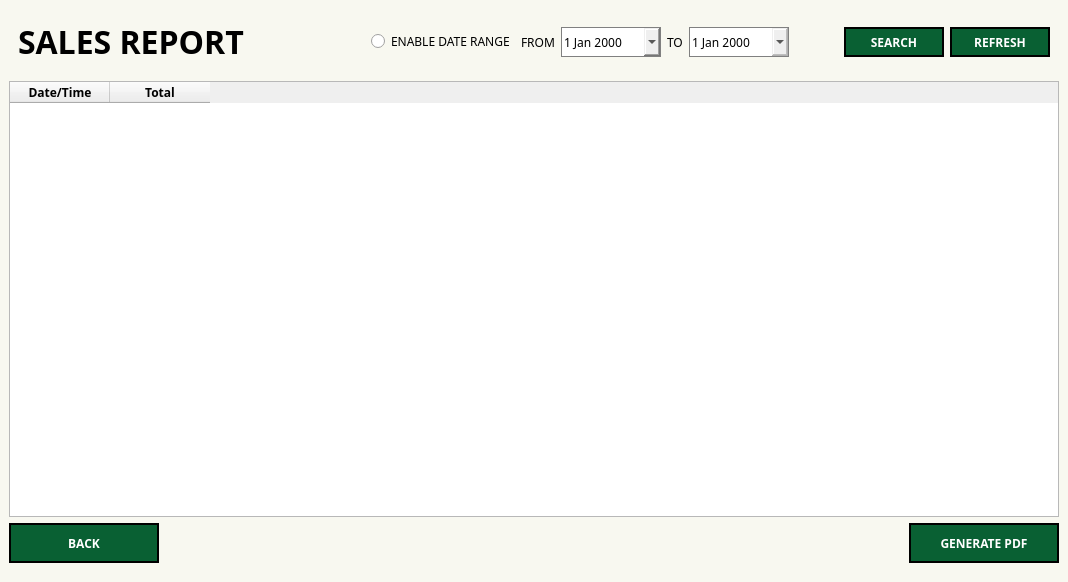
<?xml version="1.0" encoding="UTF-8"?>
<ui version="4.0">
 <class>MainWindow</class>
 <widget class="QMainWindow" name="MainWindow">
  <property name="geometry">
   <rect>
    <x>0</x>
    <y>0</y>
    <width>1068</width>
    <height>582</height>
   </rect>
  </property>
  <property name="windowTitle">
   <string>MainWindow</string>
  </property>
  <widget class="QWidget" name="centralwidget">
   <property name="styleSheet">
    <string notr="true">.QWidget{
background-color: #F8F8F0;
}
.QPushButton{
background-color: #096033;
border: 2px solid;
color: white
}
.QDateEdit{
border : 1px solid gray;
color: black
}
#Sales_Table{
border : 2px solid #ABE27D;
}</string>
   </property>
   <layout class="QHBoxLayout" name="horizontalLayout">
    <property name="leftMargin">
     <number>0</number>
    </property>
    <property name="topMargin">
     <number>0</number>
    </property>
    <property name="rightMargin">
     <number>0</number>
    </property>
    <property name="bottomMargin">
     <number>10</number>
    </property>
    <item>
     <widget class="QWidget" name="widget" native="true">
      <property name="styleSheet">
       <string notr="true">QPushButton {
	background-color: #096033;
	color: white;

}</string>
      </property>
      <layout class="QVBoxLayout" name="verticalLayout_2">
       <item>
        <layout class="QVBoxLayout" name="verticalLayout">
         <item>
          <widget class="QWidget" name="widget_2" native="true">
           <property name="styleSheet">
            <string notr="true">QPushButton {
	background-color: #096033;
	color: white;
}</string>
           </property>
           <layout class="QHBoxLayout" name="horizontalLayout_3">
            <item>
             <widget class="QLabel" name="label">
              <property name="sizePolicy">
               <sizepolicy hsizetype="Fixed" vsizetype="Fixed">
                <horstretch>0</horstretch>
                <verstretch>0</verstretch>
               </sizepolicy>
              </property>
              <property name="font">
               <font>
                <family>DM Sans</family>
                <pointsize>24</pointsize>
                <bold>true</bold>
               </font>
              </property>
              <property name="text">
               <string>SALES REPORT</string>
              </property>
             </widget>
            </item>
            <item>
             <spacer name="horizontalSpacer_3">
              <property name="orientation">
               <enum>Qt::Horizontal</enum>
              </property>
              <property name="sizeType">
               <enum>QSizePolicy::Expanding</enum>
              </property>
              <property name="sizeHint" stdset="0">
               <size>
                <width>40</width>
                <height>20</height>
               </size>
              </property>
             </spacer>
            </item>
            <item>
             <widget class="QWidget" name="widget_3" native="true">
              <layout class="QHBoxLayout" name="horizontalLayout_4">
               <item>
                <widget class="QRadioButton" name="DRange_RB">
                 <property name="font">
                  <font>
                   <family>DM Sans</family>
                  </font>
                 </property>
                 <property name="text">
                  <string>ENABLE DATE RANGE</string>
                 </property>
                </widget>
               </item>
               <item>
                <widget class="QLabel" name="label_2">
                 <property name="font">
                  <font>
                   <family>DM Sans</family>
                  </font>
                 </property>
                 <property name="text">
                  <string>FROM</string>
                 </property>
                </widget>
               </item>
               <item>
                <widget class="QDateEdit" name="SDate_DE">
                 <property name="sizePolicy">
                  <sizepolicy hsizetype="Fixed" vsizetype="Fixed">
                   <horstretch>0</horstretch>
                   <verstretch>0</verstretch>
                  </sizepolicy>
                 </property>
                 <property name="minimumSize">
                  <size>
                   <width>100</width>
                   <height>30</height>
                  </size>
                 </property>
                 <property name="font">
                  <font>
                   <family>DM Sans</family>
                  </font>
                 </property>
                 <property name="calendarPopup">
                  <bool>true</bool>
                 </property>
                </widget>
               </item>
               <item>
                <widget class="QLabel" name="label_3">
                 <property name="font">
                  <font>
                   <family>DM Sans</family>
                  </font>
                 </property>
                 <property name="text">
                  <string>TO</string>
                 </property>
                </widget>
               </item>
               <item>
                <widget class="QDateEdit" name="EDate_DE">
                 <property name="enabled">
                  <bool>false</bool>
                 </property>
                 <property name="sizePolicy">
                  <sizepolicy hsizetype="Fixed" vsizetype="Fixed">
                   <horstretch>0</horstretch>
                   <verstretch>0</verstretch>
                  </sizepolicy>
                 </property>
                 <property name="minimumSize">
                  <size>
                   <width>100</width>
                   <height>30</height>
                  </size>
                 </property>
                 <property name="font">
                  <font>
                   <family>DM Sans</family>
                  </font>
                 </property>
                 <property name="calendarPopup">
                  <bool>true</bool>
                 </property>
                </widget>
               </item>
              </layout>
             </widget>
            </item>
            <item>
             <spacer name="horizontalSpacer_4">
              <property name="orientation">
               <enum>Qt::Horizontal</enum>
              </property>
              <property name="sizeType">
               <enum>QSizePolicy::Fixed</enum>
              </property>
              <property name="sizeHint" stdset="0">
               <size>
                <width>40</width>
                <height>20</height>
               </size>
              </property>
             </spacer>
            </item>
            <item>
             <widget class="QPushButton" name="Search_btn">
              <property name="sizePolicy">
               <sizepolicy hsizetype="Fixed" vsizetype="Fixed">
                <horstretch>0</horstretch>
                <verstretch>0</verstretch>
               </sizepolicy>
              </property>
              <property name="minimumSize">
               <size>
                <width>100</width>
                <height>30</height>
               </size>
              </property>
              <property name="font">
               <font>
                <family>DM Sans</family>
                <bold>true</bold>
               </font>
              </property>
              <property name="text">
               <string>SEARCH</string>
              </property>
             </widget>
            </item>
            <item>
             <widget class="QPushButton" name="Refresh_btn">
              <property name="sizePolicy">
               <sizepolicy hsizetype="Fixed" vsizetype="Fixed">
                <horstretch>0</horstretch>
                <verstretch>0</verstretch>
               </sizepolicy>
              </property>
              <property name="minimumSize">
               <size>
                <width>100</width>
                <height>30</height>
               </size>
              </property>
              <property name="font">
               <font>
                <family>DM Sans</family>
                <bold>true</bold>
               </font>
              </property>
              <property name="text">
               <string>REFRESH</string>
              </property>
             </widget>
            </item>
           </layout>
          </widget>
         </item>
         <item>
          <widget class="QTableWidget" name="tableWidget">
           <property name="font">
            <font>
             <family>DM Sans</family>
            </font>
           </property>
           <property name="sizeAdjustPolicy">
            <enum>QAbstractScrollArea::AdjustToContents</enum>
           </property>
           <property name="alternatingRowColors">
            <bool>true</bool>
           </property>
           <property name="showGrid">
            <bool>true</bool>
           </property>
           <property name="gridStyle">
            <enum>Qt::NoPen</enum>
           </property>
           <property name="sortingEnabled">
            <bool>true</bool>
           </property>
           <column>
            <property name="text">
             <string>Date/Time</string>
            </property>
            <property name="font">
             <font>
              <family>DM Sans</family>
              <bold>true</bold>
             </font>
            </property>
           </column>
           <column>
            <property name="text">
             <string>Total</string>
            </property>
            <property name="font">
             <font>
              <family>DM Sans</family>
              <bold>true</bold>
             </font>
            </property>
           </column>
          </widget>
         </item>
         <item>
          <layout class="QHBoxLayout" name="horizontalLayout_2">
           <item>
            <widget class="QPushButton" name="backBtn">
             <property name="sizePolicy">
              <sizepolicy hsizetype="Fixed" vsizetype="Fixed">
               <horstretch>0</horstretch>
               <verstretch>0</verstretch>
              </sizepolicy>
             </property>
             <property name="minimumSize">
              <size>
               <width>150</width>
               <height>40</height>
              </size>
             </property>
             <property name="font">
              <font>
               <family>DM Sans</family>
               <bold>true</bold>
              </font>
             </property>
             <property name="text">
              <string>BACK</string>
             </property>
            </widget>
           </item>
           <item>
            <spacer name="horizontalSpacer">
             <property name="orientation">
              <enum>Qt::Horizontal</enum>
             </property>
             <property name="sizeHint" stdset="0">
              <size>
               <width>40</width>
               <height>20</height>
              </size>
             </property>
            </spacer>
           </item>
           <item>
            <widget class="QPushButton" name="generateBtn">
             <property name="sizePolicy">
              <sizepolicy hsizetype="Fixed" vsizetype="Fixed">
               <horstretch>0</horstretch>
               <verstretch>0</verstretch>
              </sizepolicy>
             </property>
             <property name="minimumSize">
              <size>
               <width>150</width>
               <height>40</height>
              </size>
             </property>
             <property name="font">
              <font>
               <family>DM Sans</family>
               <bold>true</bold>
              </font>
             </property>
             <property name="text">
              <string>GENERATE PDF</string>
             </property>
            </widget>
           </item>
          </layout>
         </item>
        </layout>
       </item>
      </layout>
     </widget>
    </item>
   </layout>
  </widget>
 </widget>
 <resources/>
 <connections>
  <connection>
   <sender>DRange_RB</sender>
   <signal>clicked(bool)</signal>
   <receiver>EDate_DE</receiver>
   <slot>setEnabled(bool)</slot>
   <hints>
    <hint type="sourcelabel">
     <x>508</x>
     <y>52</y>
    </hint>
    <hint type="destinationlabel">
     <x>781</x>
     <y>57</y>
    </hint>
   </hints>
  </connection>
 </connections>
</ui>
